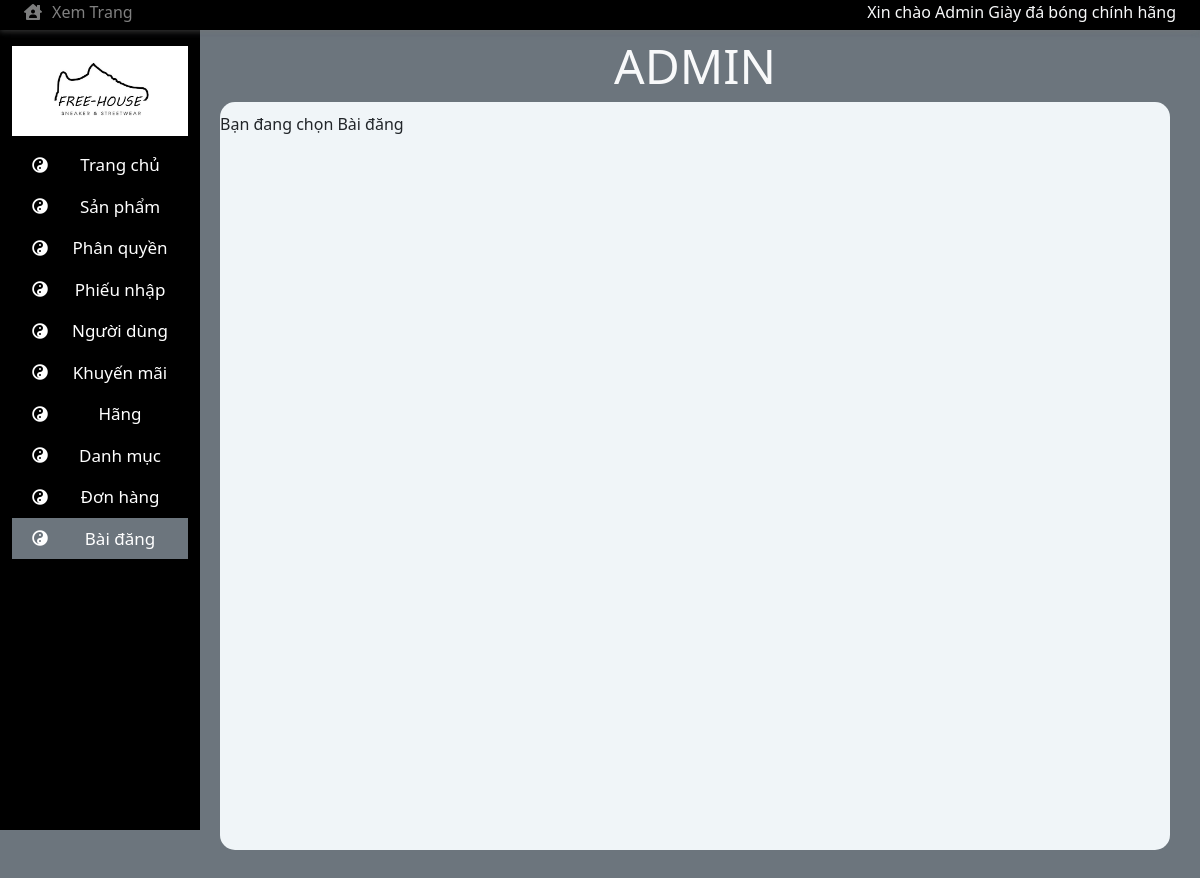
The app's page /admin/index.php?pq=Admin&id=bd with its own data.
### tables this page shows
CREATE TABLE `phanquyen` (
  `MaQuyen` varchar(50) NOT NULL,
  `MaChiTiet` varchar(50) NOT NULL
);

CREATE TABLE `chitietquyen` (
  `MaChiTiet` varchar(50) NOT NULL,
  `TenChiTiet` varchar(50) NOT NULL,
  `MoTa` varchar(50) NOT NULL
);

### db/DAOPhanQuyen.php (called while the page is built, shortened)
<?php
class DAOPhanQuyen{
    private $host = 'localhost';
    private $username = 'root';
    private $password = '';
    private $database = 'ql_cuahanggiay';
    private $conn;
    public function connect(){
        if(!$this->conn){
            $this->conn=mysqli_connect($this->host,$this->username,$this->password,$this->database);
        }
    }
    public function getQuyen($MaQuyen){
        $sql = "SELECT * FROM phanquyen,chitietquyen WHERE MaQuyen = '".$MaQuyen."' AND chitietquyen.MaChiTiet = phanquyen.MaChiTiet";
        $data=null;
        if($result = mysqli_query($this->conn,$sql)){
            while($row=mysqli_fetch_array($result)){
                    $data[] = $row;
            }
        }
        return $data;
    }
}
?>

### admin/template/menu_ad.php (the view, shortened to what this page needs)
<?php
    if (isset($_GET['pq'])){
        $MaQuyen = $_GET['pq'];
        include("../db/DAOPhanQuyen.php");
        $db = new DAOPhanQuyen();
        $db->connect();
        $PQ = $db->getQuyen($MaQuyen);
        if(isset($_GET['id'])){
            $id = $_GET['id'];
        }
?>
        <div id="menu" class="col col-sm-12 col-lg-2 col-md-2 bg-black text-bg-dark position-fixed width-show-icon">
            <div class="d-none d-lg-block d-md-block" id="menu-js">
                <div class="row d-none d-lg-block d-md-block">
                    <div class="img-logo ">
                            <a href="index.php">
                            <img class="row w-100 mx-auto mt-3" src="../img/img-logo/sneaker.jpg" alt="">
                            </a>
                        </div>
                </div>
                <ul id='ulMenu' class="mt-2 list-unstyled text-black ">
                    <?php
                        $n = 0;
                        if($PQ != null){
                            $n = count($PQ);
                        }
                        for($i = $n-1; $i >= 0;$i--){
                    ?>
                        <a href="index.php?pq=<?php echo $MaQuyen?>&id=<?php echo $PQ[$i]["MaChiTiet"]?>">
                            <li class="row LiMenu mx-0 text-center p-2 align-items-center border-secondary border-size-menu " style = "<?php if($id ==  $PQ[$i]["MaChiTiet"]){echo "background:  #6c757d";}?>">
                                <div class="col-3 px-0 d-none d-lg-flex justify-content-center">
                                    <i class="fa fa-yin-yang"></i>
                                </div>
                                <div class="col-lg-9 col-12 px-0">
                                    <p class="text-font-menu m-0"><?php echo $PQ[$i]["TenChiTiet"]?></p>
                                </div>
                            </li>
                        </a>
                    <?php
                        }
                    ?>
                </ul>
            </div>
        </div>
<?php
    }
?>

### admin/css/DonHang.css (style rules this page uses)
* { margin: 0px; padding: 0px; }

### admin/css/admin.css (style rules this page uses)
.text-font-menu { font-size: 17px; }
* { padding: 0; margin: 0; box-sizing: border-box; }
p,a { text-decoration:none; margin: 0 !important; padding: 0 !important; }
@media (min-width: 768px) { #menu { height:100vh; top:30px !important; } }
@media (min-width: 992px) { #menu { height:100vh; top:30px !important; } }
.list-unstyled.text-black >a { color:#fff; text-decoration: none; }
#menu { left:0; overflow-y: auto; z-index: 5; }
li.row.LiMenu.mx-0.text-center.p-2.align-items-center.border-secondary.border-size-menu { transition: box-shadow 0.5s ease; }

### admin/css/KhuyenMai.css (style rules this page uses)
* { margin: 0px; padding: 0px; }

### admin/css/PhanQuyen.css (style rules this page uses)
* { margin: 0px; padding: 0px; }

### admin/css/DanhMuc.css (style rules this page uses)
* { margin: 0px; padding: 0px; }

### records on screen
phanquyen: MaChiTiet.TenChiTiet "Trang chủ"
phanquyen: MaChiTiet.TenChiTiet "Sản phẩm"
phanquyen: MaChiTiet.TenChiTiet "Phân quyền"
phanquyen: MaChiTiet.TenChiTiet "Phiếu nhập"
phanquyen: MaChiTiet.TenChiTiet "Người dùng"
phanquyen: MaChiTiet.TenChiTiet "Khuyến mãi"
phanquyen: MaChiTiet.TenChiTiet "Hãng"
phanquyen: MaChiTiet.TenChiTiet "Danh mục"
phanquyen: MaChiTiet.TenChiTiet "Đơn hàng"
phanquyen: MaChiTiet.TenChiTiet "Bài đăng"
